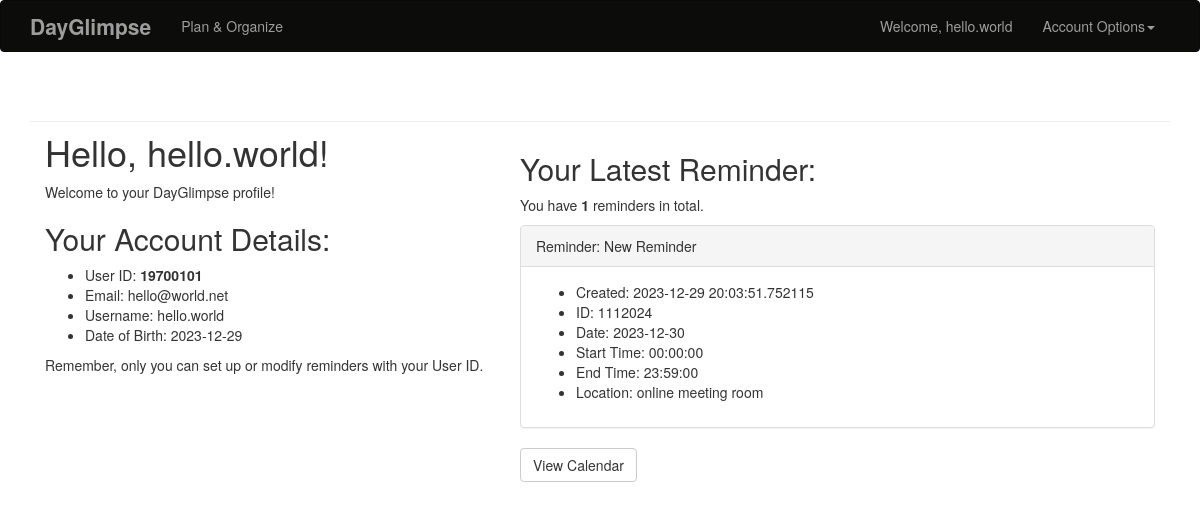
Page /user/hello.world (signed in) on the committed database.
### app/models.py (models this page shows, shortened)
class User(UserMixin, db.Model):
    __tablename__ = "user"
    uid = db.Column(db.Integer, unique=True, primary_key = True) # PK: uid
    username = db.Column(db.String(64), index=True, unique=True)
    email = db.Column(db.String(120), index=True, unique=True)
    dob = db.Column(db.Date, default=date.today())
    password_hash = db.Column(db.String(128))
    reminder = db.relationship("Reminder", back_populates="user") # 1 to 1
    @property
    def password(self):
        raise AttributeError("password is not a readable attribute")
    def get_id(self):
        return str(self.uid)  # convert to string as required by Flask-Login

class Reminder(UserMixin, db.Model):
    __tablename__ = "reminder"
    note_name = db.Column(db.String(64))
    create_time = db.Column(db.DateTime, default=datetime.now)
    note_id = db.Column(db.Integer, unique=True, primary_key=True) # PK: note_id
    user_id = db.Column(db.Integer, db.ForeignKey('user.uid')) # FK
    note_loc = db.Column(db.String(64))
    note_set_date = db.Column(db.Date, nullable=False, index=True)
    date_start_hour = db.Column(db.String(64))
    date_end_hour = db.Column(db.String(64))
    user = db.relationship("User", back_populates="reminder") # 1 to 1

### app/main/views.py (the view)
@main.route('/user/<string:username>')
@login_required
def user(username):
    user = User.query.filter_by(username=username).first_or_404()
    reminders = Reminder.query.filter_by(user_id=user.uid).order_by(Reminder.note_set_date, Reminder.date_start_hour).all()
    most_recent_reminder = None
    for reminder in reminders:
        if datetime.combine(reminder.note_set_date, datetime.min.time()) >= datetime.now():
            most_recent_reminder = reminder
            break
    return render_template('user.html', user=user, most_recent_reminder=most_recent_reminder, len_reminders=len(reminders))

### app/models.py (called while the page is built)
@login_manager.user_loader
def load_user(user_id):
    return User.query.get(int(user_id))

### app/templates/user.html (shortened to what this page needs)
{% extends "base.html" %}
{% block page_content %}
<div class="page-header">
  <div class="col-md-5">
    <h1>Hello, {{ current_user.username }}!</h1>
    <p>Welcome to your DayGlimpse profile!</p>
    {% if user == current_user %}
      <h2>Your Account Details:</h2>
      <ul>
        <li>User ID: <strong>{{ current_user.uid }}</strong></li>
        <li>Email: {{ current_user.email }}</li>
        <li>Username: {{ current_user.username }}</li>
        <li>Date of Birth: {{ current_user.dob }}</li>
      </ul>
      <p>Remember, only you can set up or modify reminders with your User ID.</p>
    {% else %}
      <h2>{{ user.username }}'s Profile</h2>
      <p>Email Address: {{ user.email }}</p>
      <a class="btn btn-default" href="{{ url_for('main.user', username=current_user.username) }}">Back to Your Profile</a>
    {% endif %}
  </div>
  <div class="col-md-7 vertical-spacing">
    {% if user == current_user %}
      <h2>Your Latest Reminder:</h2>
      {% if most_recent_reminder %}
        <p>You have <strong>{{ len_reminders }}</strong> reminders in total.</p>
        <div class="panel panel-default">
          <div class="panel-heading">
            <div>Reminder: {{ most_recent_reminder.note_name }}</div>
          </div>
          <div class="panel-body">
            <ul>
              <li>Created: {{ most_recent_reminder.create_time }}</li>
              <li>ID: {{ most_recent_reminder.note_id }}</li>
              <li>Date: {{ most_recent_reminder.note_set_date }}</li>
              <li>Start Time: {{ most_recent_reminder.date_start_hour }}</li>
              <li>End Time: {{ most_recent_reminder.date_end_hour }}</li>
              <li>Location: {{ most_recent_reminder.note_loc }}</li>
            </ul>
          </div>
        </div>
        <a class="btn btn-default" href="{{ url_for('main.calendar') }}">View Calendar</a>
      {% else %}
        <p>No reminders set up yet.</p>
        <a class="btn btn-primary" href="{{ url_for('main.calendar') }}">Create a Reminder</a>
      {% endif %}
    {% else %}
      <h2>{{ user.username }}'s Profile</h2>
      <p>View your reminders by visiting your profile.</p>
      <a class="btn btn-default" href="{{ url_for('main.user', username=current_user.username) }}">Back to Your Profile</a>
    {% endif %}
  </div>
</div>
{% endblock %}

### app/templates/base.html (shortened to what this page needs)
{% extends "bootstrap/base.html" %}
{% block head %}
{{ super() }}
{% endblock %}
{% block styles %}
{{ super() }}
<link rel="stylesheet" href="{{ url_for('static', filename='styles.css') }}">
{% endblock %}
{% block navbar %}
<div class="navbar navbar-inverse" role="navigation">
  <div class="container">
    <div class="navbar-header">
      <a class="navbar-brand" href="{{ url_for('main.index') }}">DayGlimpse</a>
    </div>
    <div class="navbar-collapse collapse">
      <ul class="nav navbar-nav">
        <li><a href="{{ url_for('main.calendar') }}">Plan & Organize</a></li>
      </ul>
      <ul class="nav navbar-nav navbar-right">
        {% if current_user.is_authenticated %}
        <li><a href="{{ url_for('main.user', username=current_user.username) }}">Welcome, {{ current_user.username }}</a></li>
        <li class="dropdown">
          <a href="#" class="dropdown-toggle" data-toggle="dropdown">Account Options<b class="caret"></b></a>
        </li>
        {% else %}
        <li><a href="{{ url_for('auth.login') }}">Sign In</a></li>
        {% endif %}
      </ul>
    </div>
  </div>
</div>
{% endblock %}
{% block content %}
<div class="container">
  {% block page_content %}{% endblock %}
</div>
{% endblock %}

### app/static/styles.css (style rules this page uses)
.navbar { background-color: #0c0d0b; }
.navbar-brand { font-weight: bolder; font-size: 1.5em; color: whitesmoke; }
.vertical-spacing { margin-top: 2rem; margin-bottom: 1rem; }

### rows in the picture
User: username "hello.world", uid "19700101", email "hello@world.net", dob "2023-12-29"
Reminder: note_name "New Reminder", create_time "2023-12-29 20:03:51.752115", note_id "1112024", note_set_date "2023-12-30", date_start_hour "00:00:00", date_end_hour "23:59:00", note_loc "online meeting room"

### other values in the picture
{{ len_reminders }} "1"
